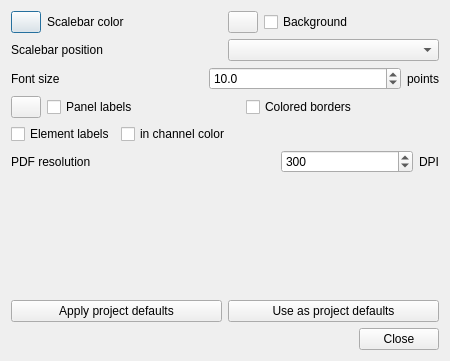
<?xml version="1.0" encoding="UTF-8"?>
<ui version="4.0">
 <class>ImageSettingsDialog</class>
 <widget class="QDialog" name="ImageSettingsDialog">
  <property name="geometry">
   <rect>
    <x>0</x>
    <y>0</y>
    <width>450</width>
    <height>361</height>
   </rect>
  </property>
  <property name="windowTitle">
   <string>Image settings</string>
  </property>
  <layout class="QVBoxLayout" name="verticalLayout">
   <item>
    <layout class="QHBoxLayout" name="horizontalLayout_9">
     <item>
      <widget class="ColorButton" name="composeScalebarColor">
       <property name="sizePolicy">
        <sizepolicy hsizetype="Preferred" vsizetype="Preferred">
         <horstretch>0</horstretch>
         <verstretch>0</verstretch>
        </sizepolicy>
       </property>
       <property name="minimumSize">
        <size>
         <width>15</width>
         <height>0</height>
        </size>
       </property>
       <property name="maximumSize">
        <size>
         <width>30</width>
         <height>16777214</height>
        </size>
       </property>
       <property name="text">
        <string/>
       </property>
      </widget>
     </item>
     <item>
      <widget class="QLabel" name="label_11">
       <property name="text">
        <string>Scalebar color</string>
       </property>
      </widget>
     </item>
     <item>
      <widget class="ColorButton" name="composeScalebarBgColor">
       <property name="sizePolicy">
        <sizepolicy hsizetype="Preferred" vsizetype="Preferred">
         <horstretch>0</horstretch>
         <verstretch>0</verstretch>
        </sizepolicy>
       </property>
       <property name="minimumSize">
        <size>
         <width>15</width>
         <height>0</height>
        </size>
       </property>
       <property name="maximumSize">
        <size>
         <width>30</width>
         <height>16777215</height>
        </size>
       </property>
       <property name="text">
        <string/>
       </property>
      </widget>
     </item>
     <item>
      <widget class="QCheckBox" name="composeScalebarBg">
       <property name="text">
        <string>Background</string>
       </property>
      </widget>
     </item>
    </layout>
   </item>
   <item>
    <layout class="QHBoxLayout" name="horizontalLayout_5">
     <item>
      <widget class="QLabel" name="label_2">
       <property name="text">
        <string>Scalebar position</string>
       </property>
      </widget>
     </item>
     <item>
      <widget class="QComboBox" name="composeScalebar"/>
     </item>
    </layout>
   </item>
   <item>
    <layout class="QHBoxLayout" name="horizontalLayout" stretch="1,1,0">
     <item>
      <widget class="QLabel" name="label">
       <property name="text">
        <string>Font size</string>
       </property>
      </widget>
     </item>
     <item>
      <widget class="QDoubleSpinBox" name="composeFontsize">
       <property name="decimals">
        <number>1</number>
       </property>
       <property name="minimum">
        <double>1.000000000000000</double>
       </property>
       <property name="maximum">
        <double>100.000000000000000</double>
       </property>
       <property name="stepType">
        <enum>QAbstractSpinBox::AdaptiveDecimalStepType</enum>
       </property>
       <property name="value">
        <double>10.000000000000000</double>
       </property>
      </widget>
     </item>
     <item>
      <widget class="QLabel" name="label_5">
       <property name="text">
        <string>points</string>
       </property>
      </widget>
     </item>
    </layout>
   </item>
   <item>
    <layout class="QHBoxLayout" name="horizontalLayout_2">
     <item>
      <widget class="ColorButton" name="composePanelLabelColor">
       <property name="sizePolicy">
        <sizepolicy hsizetype="Preferred" vsizetype="Preferred">
         <horstretch>0</horstretch>
         <verstretch>0</verstretch>
        </sizepolicy>
       </property>
       <property name="minimumSize">
        <size>
         <width>15</width>
         <height>0</height>
        </size>
       </property>
       <property name="maximumSize">
        <size>
         <width>30</width>
         <height>16777215</height>
        </size>
       </property>
       <property name="text">
        <string/>
       </property>
      </widget>
     </item>
     <item>
      <widget class="QCheckBox" name="composePanelLabels">
       <property name="text">
        <string>Panel labels</string>
       </property>
      </widget>
     </item>
     <item>
      <widget class="QCheckBox" name="composeElementBorders">
       <property name="text">
        <string>Colored borders</string>
       </property>
      </widget>
     </item>
    </layout>
   </item>
   <item>
    <layout class="QHBoxLayout" name="horizontalLayout_4" stretch="0,1">
     <item>
      <widget class="QCheckBox" name="composeElementLabels">
       <property name="text">
        <string>Element labels</string>
       </property>
      </widget>
     </item>
     <item>
      <widget class="QCheckBox" name="composeElementLabelsColored">
       <property name="text">
        <string>in channel color</string>
       </property>
       <property name="checked">
        <bool>false</bool>
       </property>
      </widget>
     </item>
    </layout>
   </item>
   <item>
    <layout class="QHBoxLayout" name="horizontalLayout_3" stretch="2,1,0">
     <item>
      <widget class="QLabel" name="label_3">
       <property name="text">
        <string>PDF resolution</string>
       </property>
      </widget>
     </item>
     <item>
      <widget class="QSpinBox" name="composeDPI">
       <property name="minimum">
        <number>1</number>
       </property>
       <property name="maximum">
        <number>1200</number>
       </property>
       <property name="value">
        <number>300</number>
       </property>
      </widget>
     </item>
     <item>
      <widget class="QLabel" name="label_4">
       <property name="text">
        <string>DPI</string>
       </property>
      </widget>
     </item>
    </layout>
   </item>
   <item>
    <spacer name="verticalSpacer">
     <property name="orientation">
      <enum>Qt::Vertical</enum>
     </property>
     <property name="sizeHint" stdset="0">
      <size>
       <width>20</width>
       <height>40</height>
      </size>
     </property>
    </spacer>
   </item>
   <item>
    <layout class="QHBoxLayout" name="projectDefaultsLayout">
     <item>
      <widget class="QPushButton" name="applyProjectDefaults">
       <property name="text">
        <string>Apply project defaults</string>
       </property>
      </widget>
     </item>
     <item>
      <widget class="QPushButton" name="useAsProjectDefaults">
       <property name="text">
        <string>Use as project defaults</string>
       </property>
      </widget>
     </item>
    </layout>
   </item>
   <item>
    <widget class="QDialogButtonBox" name="buttonBox">
     <property name="orientation">
      <enum>Qt::Horizontal</enum>
     </property>
     <property name="standardButtons">
      <set>QDialogButtonBox::Close</set>
     </property>
    </widget>
   </item>
  </layout>
 </widget>
 <customwidgets>
  <customwidget>
   <class>ColorButton</class>
   <extends>QPushButton</extends>
   <header>exhale.listwidgets</header>
  </customwidget>
 </customwidgets>
 <resources/>
 <connections>
  <connection>
   <sender>buttonBox</sender>
   <signal>accepted()</signal>
   <receiver>ImageSettingsDialog</receiver>
   <slot>accept()</slot>
   <hints>
    <hint type="sourcelabel">
     <x>248</x>
     <y>254</y>
    </hint>
    <hint type="destinationlabel">
     <x>157</x>
     <y>274</y>
    </hint>
   </hints>
  </connection>
  <connection>
   <sender>buttonBox</sender>
   <signal>rejected()</signal>
   <receiver>ImageSettingsDialog</receiver>
   <slot>reject()</slot>
   <hints>
    <hint type="sourcelabel">
     <x>316</x>
     <y>260</y>
    </hint>
    <hint type="destinationlabel">
     <x>286</x>
     <y>274</y>
    </hint>
   </hints>
  </connection>
 </connections>
</ui>
